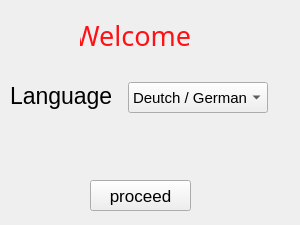
<?xml version="1.0" encoding="UTF-8"?>
<ui version="4.0">
 <class>Form</class>
 <widget class="QWidget" name="Form">
  <property name="geometry">
   <rect>
    <x>0</x>
    <y>0</y>
    <width>300</width>
    <height>225</height>
   </rect>
  </property>
  <property name="windowTitle">
   <string>Form</string>
  </property>
  <widget class="QLabel" name="language_label">
   <property name="geometry">
    <rect>
     <x>10</x>
     <y>80</y>
     <width>101</width>
     <height>31</height>
    </rect>
   </property>
   <property name="font">
    <font>
     <pointsize>17</pointsize>
     <weight>50</weight>
     <bold>false</bold>
    </font>
   </property>
   <property name="text">
    <string>Language</string>
   </property>
  </widget>
  <widget class="QComboBox" name="language_select">
   <property name="geometry">
    <rect>
     <x>128</x>
     <y>82</y>
     <width>140</width>
     <height>31</height>
    </rect>
   </property>
   <property name="font">
    <font>
     <pointsize>11</pointsize>
    </font>
   </property>
   <item>
    <property name="text">
     <string>Deutch / German</string>
    </property>
   </item>
  </widget>
  <widget class="QPushButton" name="proceed_button">
   <property name="geometry">
    <rect>
     <x>90</x>
     <y>180</y>
     <width>101</width>
     <height>31</height>
    </rect>
   </property>
   <property name="font">
    <font>
     <pointsize>13</pointsize>
    </font>
   </property>
   <property name="text">
    <string>proceed</string>
   </property>
  </widget>
  <widget class="QLabel" name="welcome_label">
   <property name="geometry">
    <rect>
     <x>80</x>
     <y>20</y>
     <width>120</width>
     <height>31</height>
    </rect>
   </property>
   <property name="font">
    <font>
     <family>MathJax_SansSerif</family>
     <pointsize>20</pointsize>
    </font>
   </property>
   <property name="styleSheet">
    <string notr="true">color: rgb(255, 16, 20);</string>
   </property>
   <property name="text">
    <string>Welcome !</string>
   </property>
   <property name="alignment">
    <set>Qt::AlignCenter</set>
   </property>
  </widget>
 </widget>
 <resources/>
 <connections/>
</ui>
